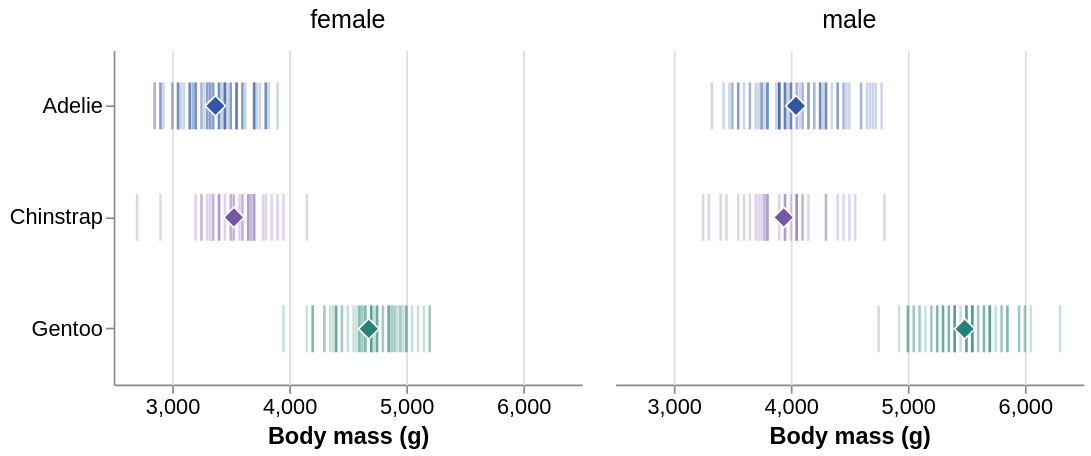

Write the Vega-Lite specification saved for this chart.
### Vega-Lite specification from a JSON file in a GitHub repository (floating-point values rounded to 4 significant figures; data arrays with more than 128 entries replaced by an {"elided": "..."} marker saying what was removed)
{"$schema": "https://vega.github.io/schema/vega-lite/v6.json", "data": {"values": {"elided": "333 records"}}, "facet": {"column": {"field": "sex", "type": "nominal", "sort": ["female", "male"], "title": null}}, "spec": {"width": 280, "height": 200, "encoding": {"x": {"field": "body_mass_g", "type": "quantitative", "title": "Body mass (g)", "scale": {"domain": [2500, 6500], "zero": false}, "axis": {"format": ",.0f", "tickCount": 5}}, "y": {"field": "species", "type": "nominal", "sort": ["Adelie", "Chinstrap", "Gentoo"], "title": null}, "color": {"field": "species", "type": "nominal", "scale": {"domain": ["Adelie", "Chinstrap", "Gentoo"], "range": ["#3157a4", "#7656a6", "#258276"]}, "legend": null}}, "layer": [{"mark": {"type": "tick", "thickness": 1.5, "size": 28, "opacity": 0.25}}, {"mark": {"type": "point", "shape": "diamond", "filled": true, "size": 150, "stroke": "white", "strokeWidth": 1}, "encoding": {"x": {"field": "body_mass_g", "type": "quantitative", "title": "Body mass (g)", "scale": {"domain": [2500, 6500], "zero": false}, "axis": {"format": ",.0f", "tickCount": 5}, "aggregate": "mean"}}}]}, "resolve": {"scale": {"x": "shared"}}, "config": {"font": "Arial", "view": {"stroke": null}, "axis": {"labelFontSize": 13, "titleFontSize": 14}, "header": {"labelFontSize": 15}, "title": {"fontSize": 16, "anchor": "start"}}}
